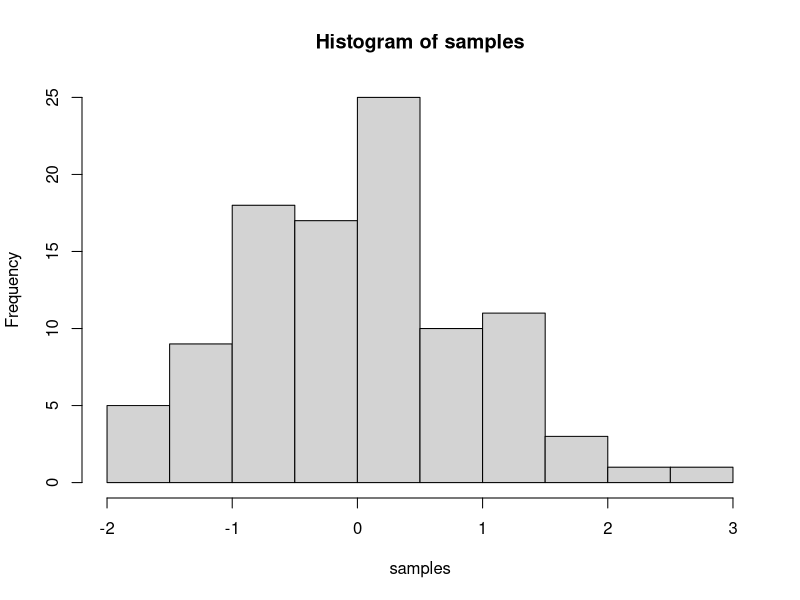

R code for this plot:
## ---- chunk 1
knitr::opts_chunk$set(message=FALSE,warning=FALSE, cache=TRUE)
## ---- chunk 2
samples <- rnorm(100, mean=0, sd=1)
hist(samples)
## ---- chunk 3
1001+1
(10^-2)*50
5*25/5
(1+6+4)/5

sample1<-

#mean

#sd

#mse

## ---- chunk 4
a<-1
b<-2
a+b

d<-c(1,2,3)
e<-c(5,6,7)
d+e
d*e
d/e

## ---- chunk 5
# for loop solution
# i becomes the number 1 to 100 at each step of the loop


a <- length(100) # make empty variable, set length to 100
for (i in 1:100){
  a[i] <-i #assigns the number in i, to the ith index of a
}

print(a)

# for loop solution #2

a<-c() #create empty variable using combine command
for (i in 1:100){
  a<-c(a,i) # keeps combining a with itself and the new number in i
}
print(a)

# seq solution
a <- seq(1,100,1) # look up help for seq using ?seq() in console
print(a)
